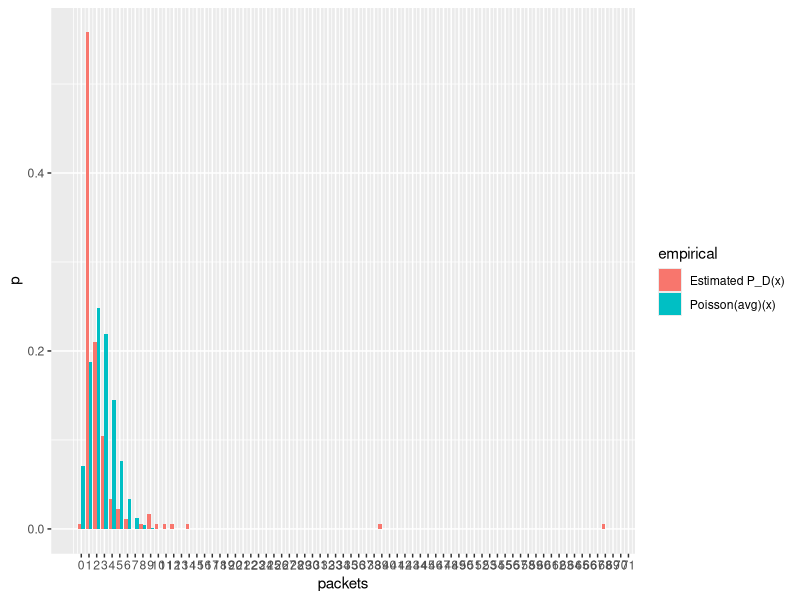
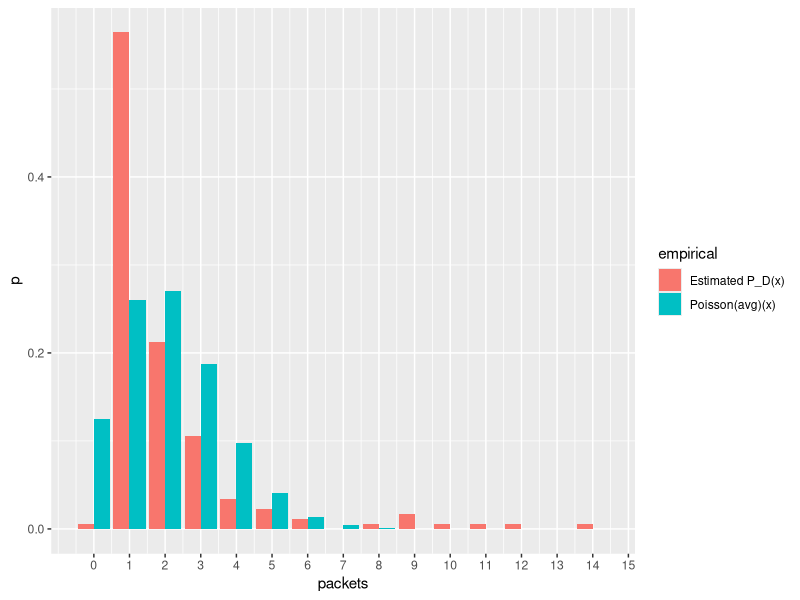
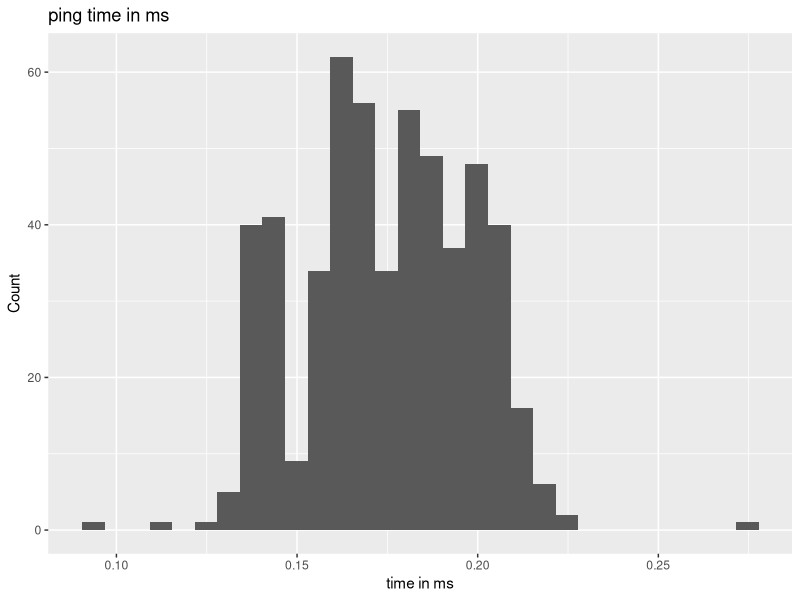
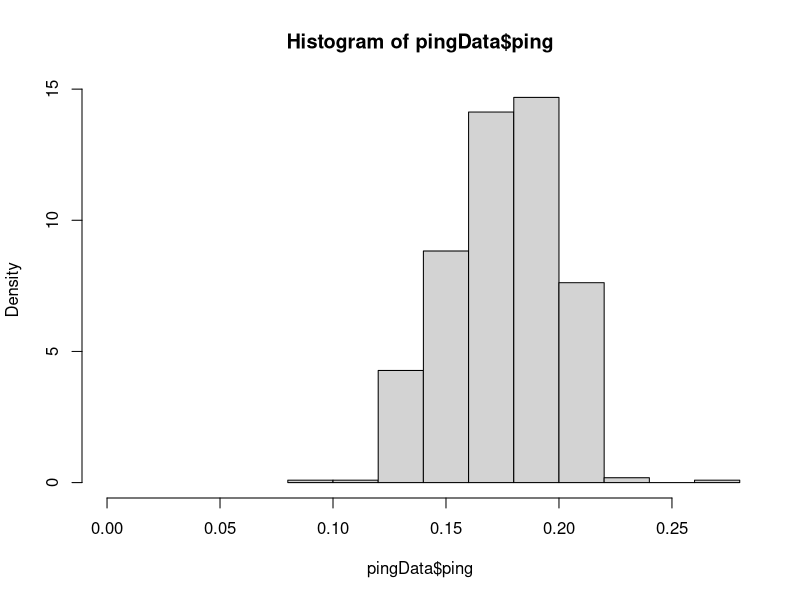

Recreate these plots in R, in order.
## ---- chunk 1
library(tidyverse)
library(ggplot2)
## ---- chunk 2
packetData = read.csv("data/packet_data.csv",header = TRUE) %>%
  mutate(time = as.integer(time)) %>%
  group_by(time) %>%
  summarise(packets = max(total_packets) - min(total_packets))
## ---- chunk 3
N = nrow(packetData)
meanEst = mean(packetData$packets)
maxObs = max(packetData$packets)
vizPacketData <- packetData %>%
  group_by(packets) %>%
  summarise(p = n()/N)
## ---- chunk 4
vizPacketData = vizPacketData %>%
   rbind(data.frame(packets = setdiff(0:maxObs,unique(packetData$packets)),
                   p = rep(0,length(setdiff(0:maxObs,unique(packetData$packets)))))) %>%
  mutate(empirical = rep("Estimated P_D(x)",length(p))) %>%
  rbind(data.frame(packets = 0:maxObs,
                   p = dpois(0:maxObs,lambda = meanEst),
                   empirical = rep("Poisson(avg)(x)")))
ggplot(data = vizPacketData,aes(x = packets,y=p,fill = empirical))+geom_bar(position="dodge", stat="identity")+
  scale_x_continuous(breaks=seq(0,80,by=1))
## ---- chunk 5
packetData = packetData %>%
  filter(packets <= 30)
N = nrow(packetData)
meanEst = mean(packetData$packets)
maxObs = max(packetData$packets)
vizPacketData <- packetData %>%
  group_by(packets) %>%
  summarise(p = n()/N)

vizPacketData = vizPacketData %>%
   rbind(data.frame(packets = setdiff(0:maxObs,unique(packetData$packets)),
                   p = rep(0,length(setdiff(0:maxObs,unique(packetData$packets)))))) %>%
  mutate(empirical = rep("Estimated P_D(x)",length(p))) %>%
  rbind(data.frame(packets = 0:maxObs,
                   p = dpois(0:maxObs,lambda = meanEst),
                   empirical = rep("Poisson(avg)(x)")))
ggplot(data = vizPacketData,aes(x = packets,y=p,fill = empirical))+geom_bar(position="dodge", stat="identity")+
  scale_x_continuous(breaks=seq(0,80,by=1))
## ---- chunk 6
pingData = read.csv("data/ping_data.csv",header = TRUE) %>%
  mutate(ping = as.numeric(str_split(ping,pattern = " ",simplify = TRUE)[,1]))
## ---- chunk 7
ggplot(data = pingData,aes(x=ping))+geom_histogram()+ggtitle("ping time in ms")+xlab("time in ms")+ylab("Count")
## ---- chunk 8
h = hist(pingData$ping,freq=FALSE,xlim = c(0,max(pingData$ping)))
